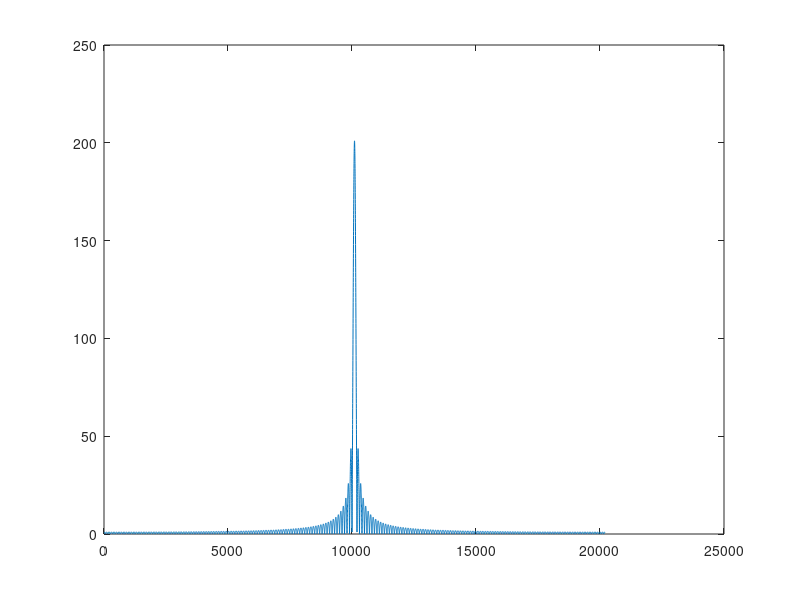

Write the MATLAB code that produced this figure. (Note: this script raises an error after producing the figure.)

% compare "fft" and "czt" 

%% grid setting
clc;clear;
N=201;
dx=0.02;
x = -(N-1)/2*dx:dx:(N-1)/2*dx;

extent_X = 40;
M=201;
dX=extent_X/(M-1);
X = -(M-1)/2*dX:dX:(M-1)/2*dX;

K=1/dx/dX;
%% input
f=ones(length(x),1);
plot(f)
% 另一个函数
% f=sin(2*pi*x).';
%% compare 1
F1=fftshift(fft(fftshift(f)));
F3=fftshift(fft(fftshift(padarray(f,[10000,0],0))));
plot(X,abs(F1))
plot(abs(F3))
F2=center_czt(f,M,K);
plot(X,abs(F2))
%% czt 的单独比较

F2=center_czt(f,M,K);
scatter(X,abs(F2),'.')

hold on 
M=1001;
dX=extent_X/(M-1);
X = -(M-1)/2*dX:dX:(M-1)/2*dX;
K=1/dx/dX;
F2=center_czt(f,M,K);
plot(X,abs(F2))


